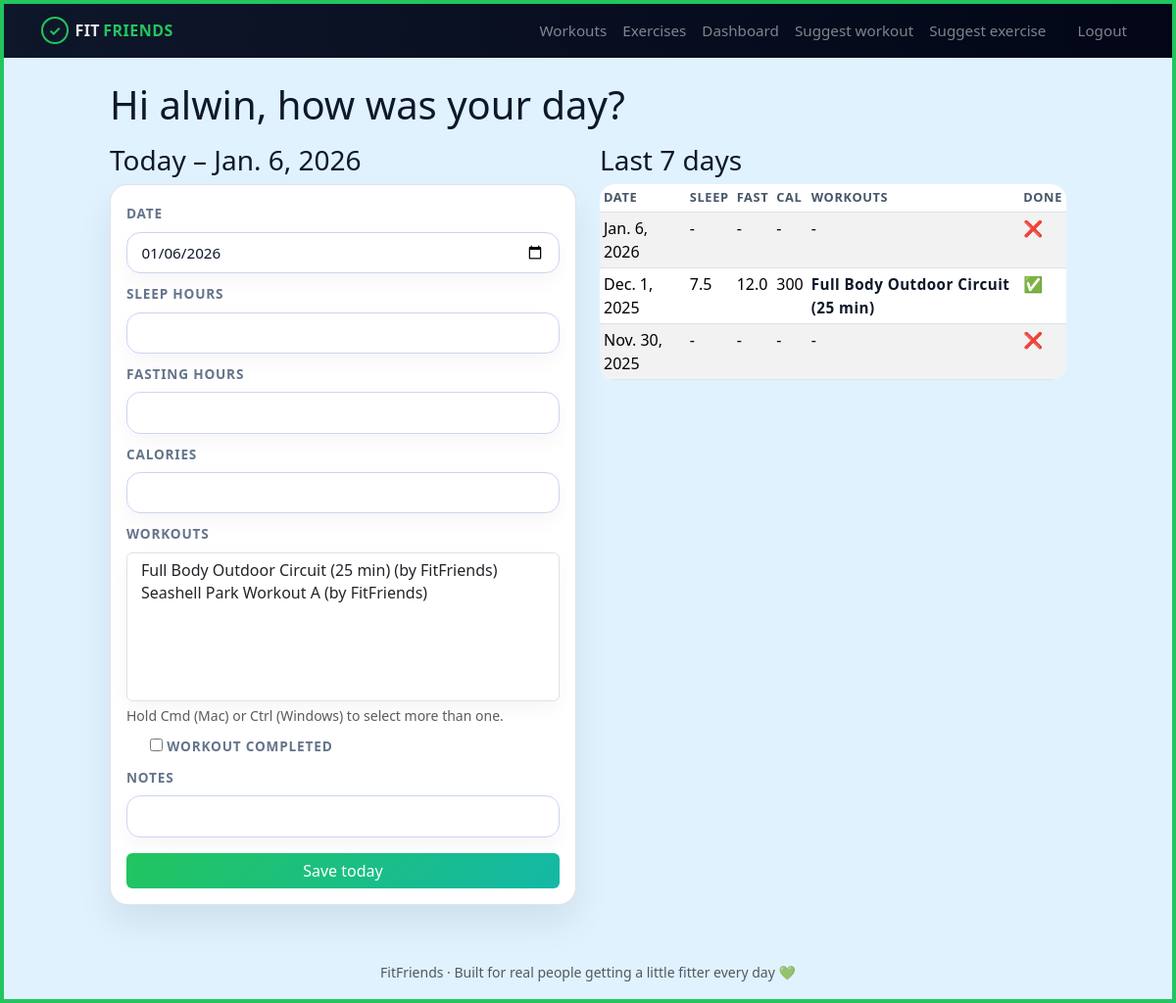
The page /dashboard/ (signed in) on the database its author committed.
### tracker/models.py (models this page shows, shortened)
class DailyLog(models.Model):
    user = models.ForeignKey(
        User,
        on_delete=models.CASCADE,
        related_name='daily_logs'
    )
    date = models.DateField()
    sleep_hours = models.DecimalField(
        max_digits=4,
        decimal_places=1,
        null=True,
        blank=True,
        help_text="Total sleep for the night in hours, e.g. 7.5"
    )
    fasting_hours = models.DecimalField(
        max_digits=4,
        decimal_places=1,
        null=True,
        blank=True,
        help_text="Hours fasted since last meal"
    )
    calories = models.IntegerField(
        null=True,
        blank=True,
        help_text="Estimated total calories for the day"
    )
    workout = models.ForeignKey(
        Workout,
        on_delete=models.SET_NULL,
        null=True,
        blank=True,
        related_name='daily_logs',
        help_text="Workout you followed today (if any)",
    )
    workouts = models.ManyToManyField(
        Workout,
        blank=True,
        related_name='daily_logs_multi',
        help_text="All workouts you did today (if any)",
    )
    workout_completed = models.BooleanField(default=False)
    notes = models.CharField(
        max_length=200,
        blank=True,
        help_text="Optional: how you felt, steps, etc."
    )
    created_at = models.DateTimeField(auto_now_add=True)
    updated_at = models.DateTimeField(auto_now=True)
    class Meta:
        unique_together = ('user', 'date')
        ordering = ['-date']

class Workout(models.Model):
    CATEGORY_CHOICES = [
        ('cardio', 'Cardio'),
        ('full_body_strength', 'Full Body Strength'),
        ('upper_body_strength', 'Upper Body Strength'),
        ('lower_body_strength', 'Lower Body Strength'),
        ('mobility', 'Mobility / Stretching'),
        ('bodyweight', 'Bodyweight Only'),
    ]
    name = models.CharField(max_length=150)
    description = models.TextField(blank=True)
    total_time_minutes = models.IntegerField(
        null=True,
        blank=True,
        help_text="Approximate time in minutes"
    )
    difficulty = models.CharField(
        max_length=20,
        choices=[
            ('easy', 'Easy'),
            ('moderate', 'Moderate'),
            ('hard', 'Hard'),
        ],
        default='easy'
    )
    category = models.CharField(
        max_length=50,
        choices=CATEGORY_CHOICES,
        default='cardio',
    )
    video_url = models.URLField(
        blank=True,
        help_text="Link to a video explaining or demonstrating this workout."
    )
    created_by = models.ForeignKey(
        User,
        on_delete=models.SET_NULL,
        null=True,
        blank=True,
        related_name='workouts_created'
    )
    is_approved = models.BooleanField(default=True)
    created_at = models.DateTimeField(auto_now_add=True)
    exercises = models.ManyToManyField(
        Exercise,
        through='WorkoutExercise',
        related_name='workouts'
    )
    def __str__(self):
        return self.name
    def author_name(self):
        return "FitFriends"

### tracker/views.py (the view)
# urls.py: path('dashboard/', views.dashboard, name='dashboard'),
@login_required
def dashboard(request):
    today = timezone.localdate()
    log, _ = DailyLog.objects.get_or_create(
        user=request.user,
        date=today,
    )
    if request.method == 'POST':
        form = DailyLogForm(request.POST, instance=log, user=request.user)
        if form.is_valid():
            form.save()
            messages.success(request, "Your daily log has been saved.")
    else:
        form = DailyLogForm(instance=log, user=request.user)
    recent_logs = DailyLog.objects.filter(user=request.user).order_by('-date')[:7]
    return render(request, 'tracker/dashboard.html', {
        'form': form,
        'today': today,
        'recent_logs': recent_logs,
    })

### tracker/forms.py
class DailyLogForm(forms.ModelForm):
    workouts = WorkoutMultipleChoiceField(
        queryset=Workout.objects.filter(is_approved=True).order_by('name'),
        required=False,
        widget=forms.SelectMultiple(
            attrs={
                'class': 'form-select',
                'size': 6,   # how many items visible before scrolling
            }
        ),
    )
    class Meta:
        model = DailyLog
        fields = [
            'date',
            'sleep_hours',
            'fasting_hours',
            'calories',
            'workouts',          # 👈 plural
            'workout_completed',
            'notes',
        ]
        widgets = {
            'date': forms.DateInput(attrs={'type': 'date'}),
        }
    def __init__(self, *args, **kwargs):
        self.user = kwargs.pop('user', None)
        super().__init__(*args, **kwargs)

### tracker/forms.py (called while the page is built)
    def label_from_instance(self, obj):
        return f"{obj} (by {obj.author_name()})"

### tracker/templates/tracker/dashboard.html (shortened to what this page needs)
{% extends "tracker/base.html" %}
{% block content %}
<h1 class="mb-3">Hi {{ request.user.username }}, how was your day?</h1>
<div class="row">
  <div class="col-md-6">
    <h3>Today – {{ today }}</h3>
    <form method="post" class="card card-body mb-3">
      <div class="mb-2">
        <label class="form-label">Date</label>
        {{ form.date }}
      </div>
      <div class="mb-2">
        <label class="form-label">Sleep hours</label>
        {{ form.sleep_hours }}
      </div>
      <div class="mb-2">
        <label class="form-label">Fasting hours</label>
        {{ form.fasting_hours }}
      </div>
      <div class="mb-2">
        <label class="form-label">Calories</label>
        {{ form.calories }}
      </div>
      <div class="mb-2">
         <label class="form-label">Workouts</label>
        {{ form.workouts }}
        <small class="text-muted d-block mt-1">
            Hold Cmd (Mac) or Ctrl (Windows) to select more than one.
        </small>
      </div>
      <div class="form-check mb-2">
        {{ form.workout_completed }}
        <label class="form-check-label">Workout completed</label>
      </div>
      <div class="mb-2">
        <label class="form-label">Notes</label>
        {{ form.notes }}
      </div>
      <button type="submit" class="btn btn-primary mt-2">Save today</button>
    </form>
  </div>
  <div class="col-md-6">
    <h3>Last 7 days</h3>
    <table class="table table-sm table-striped">
      <thead>
        <tr>
          <th>Date</th>
          <th>Sleep</th>
          <th>Fast</th>
          <th>Cal</th>
          <th>Workouts</th>
          <th>Done</th>
        </tr>
      </thead>
      <tbody>
        {% for log in recent_logs %}
          <tr>
            <td>{{ log.date }}</td>
            <td>{{ log.sleep_hours|default:"-" }}</td>
            <td>{{ log.fasting_hours|default:"-" }}</td>
            <td>{{ log.calories|default:"-" }}</td>
            <td class="ff-log-workout">
              {% if log.workouts.count %}
                {% for w in log.workouts.all %}
                  <a href="{% url 'workout_detail' w.pk %}" class="exercise-link">
                    {{ w.name }}
                  </a>{% if not forloop.last %}, {% endif %}
                {% endfor %}
              {% elif log.workout %}
                <a href="{% url 'workout_detail' log.workout.pk %}" class="exercise-link">
                  {{ log.workout.name }}
                </a>
              {% else %}
                -
              {% endif %}
            </td>
            <td>
              {% if log.workout_completed %}
                ✅
              {% else %}
                ❌
              {% endif %}
            </td>
          </tr>
        {% empty %}
          <tr><td colspan="6">No logs yet.</td></tr>
        {% endfor %}
      </tbody>
    </table>
  </div>
</div>
{% endblock %}

### tracker/static/tracker/style.css (style rules this page uses)
body { font-family: system-ui, -apple-system, BlinkMacSystemFont, "Segoe UI", sans-serif; background: radial-gradient(circle at top left, #e0f2fe 0, #f5f7fb 35%, #f8fafc 100%); color: #0f172a; min-height: 100vh; border: 4px solid #22c55e; background: #e0f2fe !important; }
.card { border-radius: 18px; border: 1px solid rgba(148, 163, 184, 0.3); box-shadow: 0 18px 35px rgba(15, 23, 42, 0.08); }
.btn-primary { background: linear-gradient(135deg, #22c55e, #14b8a6); border: none; }
input[type="text"], input[type="number"], input[type="email"], input[type="password"], input[type="date"], input[type="url"], input[type="file"], select, textarea { width: 100%; border-radius: 14px; border: 1px solid #cbd5f5; background: rgba(255, 255, 255, 0.96); padding: 0.55rem 0.9rem; font-size: 0.95rem; color: #0f172a; box-shadow: 0 8px 20px rgba(15, 23, 42, 0.04); transition: border-color 0.15s ease, box-shadow 0.15s ease, background 0.15s ease, transform 0.08s ease; }
select { cursor: pointer; }
.table { background: rgba(255, 255, 255, 0.85); border-radius: 16px; overflow: hidden; }
.table thead { background: #e2e8f0; }
.table th { font-size: 0.8rem; text-transform: uppercase; letter-spacing: 0.05em; color: #475569; }
.form-label { font-size: 0.85rem; text-transform: uppercase; letter-spacing: 0.06em; color: #64748b; font-weight: 600; }
.form-check-label { font-size: 0.85rem; text-transform: uppercase; letter-spacing: 0.06em; color: #64748b; font-weight: 600; }
.table a { font-size: 0.95rem; font-weight: 600; letter-spacing: 0.03em; color: #0f172a; text-decoration: none; }
.exercise-link { font-size: 0.95rem; font-weight: 600; letter-spacing: 0.03em; color: #64748b; text-decoration: none; }

### rows shown on the page
DailyLog: date "01/06/2026", date "Jan. 6, 2026", sleep_hours "-", fasting_hours "-", calories "-"
DailyLog: date "Dec. 1, 2025", sleep_hours "7.5", fasting_hours "12.0", calories "300", workout.name "Full Body Outdoor Circuit (25 min)"
DailyLog: date "Nov. 30, 2025", sleep_hours "-", fasting_hours "-", calories "-"

### other values the page prints
{{ request.user.username }} "alwin"
{{ today }} "Jan. 6, 2026"
